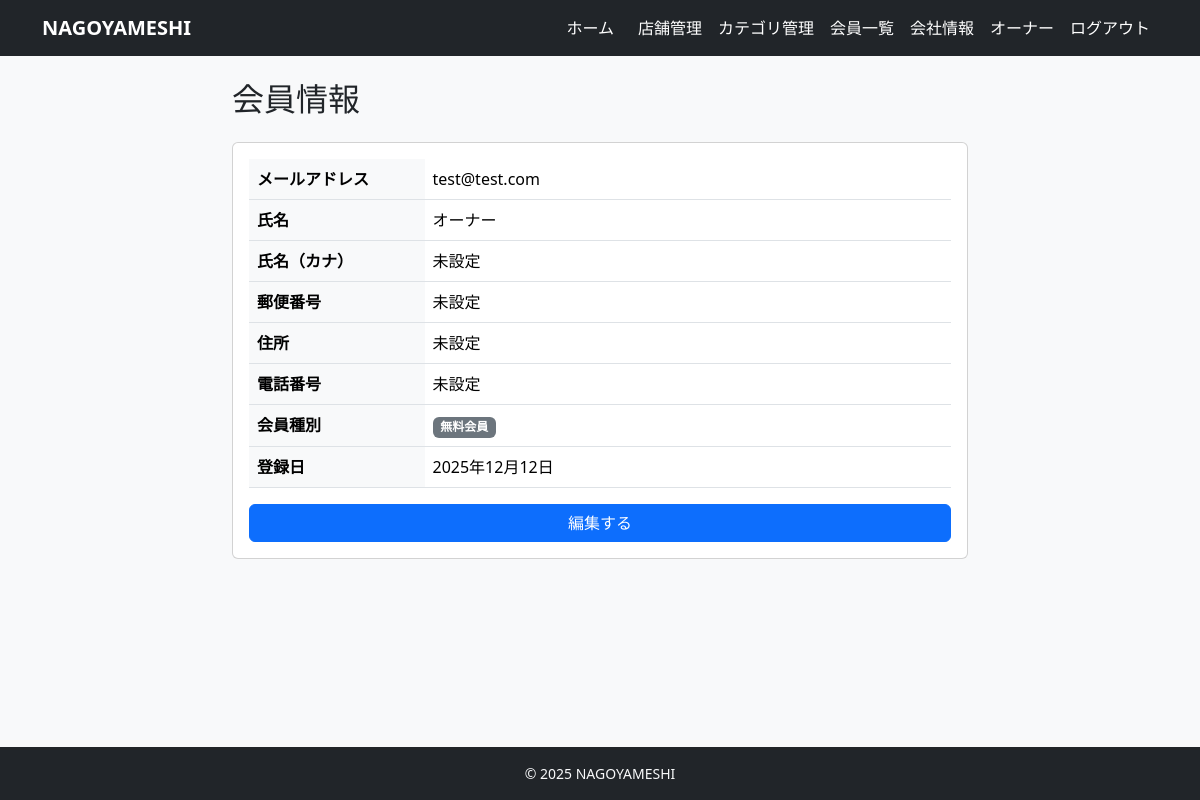
/accounts/user/profile/ (signed in), run on the app's committed database.
### accounts/models.py (models this page shows, shortened)
class User(AbstractUser):
    username = None  # 使わない（メールログインにする）
    email = models.EmailField(unique=True)
    name = models.CharField(max_length=10)
    name_kana = models.CharField(max_length=10)
    zipcode = models.CharField(max_length=8)
    address = models.CharField(max_length=20)
    tel = models.CharField(max_length=11)
    company = models.ForeignKey(
        'restaurants.Company',
        verbose_name='所属会社',
        on_delete=models.SET_NULL,
        null=True,
        blank=True,
        related_name='staff_members'
    )
    is_paid_member = models.BooleanField(default=False)
    is_owner_member = models.BooleanField(default=False)
    created_at = models.DateTimeField(auto_now_add=True)
    updated_at = models.DateTimeField(auto_now=True)
    USERNAME_FIELD = 'email'
    REQUIRED_FIELDS = ['name', 'name_kana', 'zipcode', 'address', 'tel']
    objects = CustomUserManager()

### accounts/views.py (the view)
# urls.py: path('user/profile/', views.UserProfileView.as_view(), name='user_profile'),
class UserProfileView(LoginRequiredMixin, DetailView):
    model = User
    template_name = 'accounts/user_profile.html'
    context_object_name = 'profile_user'
    def get_object(self):
        return self.request.user

### templates/accounts/user_profile.html (shortened to what this page needs)
{% extends "base.html" %}
{% block content %}
<div class="row justify-content-center">
    <div class="col-md-8">
        <h2 class="mb-4">会員情報</h2>
        <div class="card">
            <div class="card-body">
                <table class="table">
                    <tbody>
                        <tr>
                            <th class="w-25 bg-light">メールアドレス</th>
                            <td>{{ profile_user.email }}</td>
                        </tr>
                        <tr>
                            <th class="bg-light">氏名</th>
                            <td>{{ profile_user.name|default:"未設定" }}</td>
                        </tr>
                        <tr>
                            <th class="bg-light">氏名（カナ）</th>
                            <td>{{ profile_user.name_kana|default:"未設定" }}</td>
                        </tr>
                        <tr>
                            <th class="bg-light">郵便番号</th>
                            <td>{{ profile_user.zipcode|default:"未設定" }}</td>
                        </tr>
                        <tr>
                            <th class="bg-light">住所</th>
                            <td>{{ profile_user.address|default:"未設定" }}</td>
                        </tr>
                        <tr>
                            <th class="bg-light">電話番号</th>
                            <td>{{ profile_user.tel|default:"未設定" }}</td>
                        </tr>
                        <tr>
                            <th class="bg-light">会員種別</th>
                            <td>
                                {% if profile_user.is_paid_member %}
                                <span class="badge bg-primary">有料会員</span>
                                {% else %}
                                <span class="badge bg-secondary">無料会員</span>
                                {% endif %}
                            </td>
                        </tr>
                        <tr>
                            <th class="bg-light">登録日</th>
                            <td>{{ profile_user.created_at|date:"Y年n月j日" }}</td>
                        </tr>
                    </tbody>
                </table>
                <div class="d-grid gap-2">
                    <a href="{% url 'accounts:user_profile_edit' %}" class="btn btn-primary">
                        編集する
                    </a>
                </div>
            </div>
        </div>
    </div>
</div>
{% endblock %}

### templates/base.html (shortened to what this page needs)
<!DOCTYPE html>
<html lang="ja">
<head>
    <link href="https://cdn.jsdelivr.net/npm/bootstrap@5.3.3/dist/css/bootstrap.min.css" rel="stylesheet"
>
</head>
<body class="bg-light d-flex flex-column min-vh-100">
    <nav class="navbar navbar-expand-lg navbar-dark bg-dark mb-4">
        <div class="container">
            <a class="navbar-brand fw-bold" href="/">NAGOYAMESHI</a>
            <div class="collapse navbar-collapse" id="navbarNav">
                <ul class="navbar-nav ms-auto align-items-center">
                    {% if user.is_authenticated %}
                    {% if user.is_owner_member %}
                    <li class="nav-item">
                        <a class="nav-link me-2" href="{% url 'restaurants:owner_dashboard' %}">ホーム</a>
                    </li>
                    {% else %}
                    <li class="nav-item">
                        <a class="nav-link me-2" href="{% url 'restaurants:restaurant_list' %}">ホーム</a>
                    </li>
                    {% endif %}
                    {% if user.is_owner_member %}
                    <li class="nav-item"><a class="nav-link"
                            href="{% url 'restaurants:owner_restaurant_list' %}">店舗管理</a></li>
                    <li class="nav-item"><a class="nav-link"
                            href="{% url 'restaurants:owner_category_list' %}">カテゴリ管理</a></li>
                    <li class="nav-item"><a class="nav-link" href="{% url 'restaurants:owner_member_list' %}">会員一覧</a>
                    </li>
                    <li class="nav-item"><a class="nav-link" href="{% url 'restaurants:company_detail' %}">会社情報</a></li>
                    {% endif %}
                    {% if not user.is_owner_member %}
                    <li class="nav-item dropdown ms-2">
                        <a class="nav-link dropdown-toggle" href="#" id="navbarDropdown" role="button"
                            data-bs-toggle="dropdown" aria-expanded="false">
                            {{ user.name|default:user.email }}
                        </a>
                        <ul class="dropdown-menu dropdown-menu-end" aria-labelledby="navbarDropdown">
                            <li><a class="dropdown-item" href="{% url 'accounts:user_profile' %}">会員情報</a></li>
                            <li><a class="dropdown-item" href="{% url 'reservations:reservation_list' %}">予約一覧</a></li>
                            <li><a class="dropdown-item" href="{% url 'restaurants:my_favorite_list' %}">お気に入り一覧</a>
                            </li>
                            <li>
                                <hr class="dropdown-divider">
                            </li>
                            <li><a class="dropdown-item" href="{% url 'accounts:payment_method' %}">お支払い方法</a></li>
                            <li><a class="dropdown-item" href="{% url 'accounts:subscription_cancel' %}">有料プラン解約</a>
                            </li>
                            <li>
                                <hr class="dropdown-divider">
                            </li>
                            <li>
                                <form method="post" action="{% url 'accounts:logout' %}">
                                    {% csrf_token %}
                                    <button type="submit" class="dropdown-item w-100 text-start">
                                        ログアウト
                                    </button>
                                </form>
                            </li>
                        </ul>
                    </li>
                    {% else %}
                    <li class="nav-item ms-2">
                        <span class="navbar-text me-2">{{ user.name|default:user.email }}</span>
                    </li>
                    <li class="nav-item">
                        <form method="post" action="{% url 'accounts:logout' %}" class="d-inline">
                            <button type="submit" class="btn btn-link nav-link">
                                ログアウト
                            </button>
                        </form>
                    </li>
                    {% endif %}
                    {% endif %}
                </ul>
            </div>
        </div>
    </nav>
    <main class="container mb-5 flex-grow-1">
        {% block content %}{% endblock %}
    </main>
    <footer class="bg-dark text-light py-3 mt-auto">
        <div class="container text-center small">
            &copy; {{ now|default:"2025" }} NAGOYAMESHI
        </div>
    </footer>
</body>
</html>

### templates/base.html (style rules this page uses)
.navbar.navbar-dark .navbar-brand, .navbar.navbar-dark .navbar-text, .navbar.navbar-dark .navbar-nav .nav-link, .navbar.navbar-dark .navbar-nav .nav-link:visited, .navbar.navbar-dark .btn-link.nav-link, .navbar.navbar-dark .dropdown-toggle { color: #ffffff !important; }

### data on the page
User: name "オーナー", email "test@test.com", name_kana "未設定", zipcode "未設定", address "未設定", tel "未設定", created_at "2025年12月12日"

### other printed values
{{ now|default:"2025" }} "2025"
